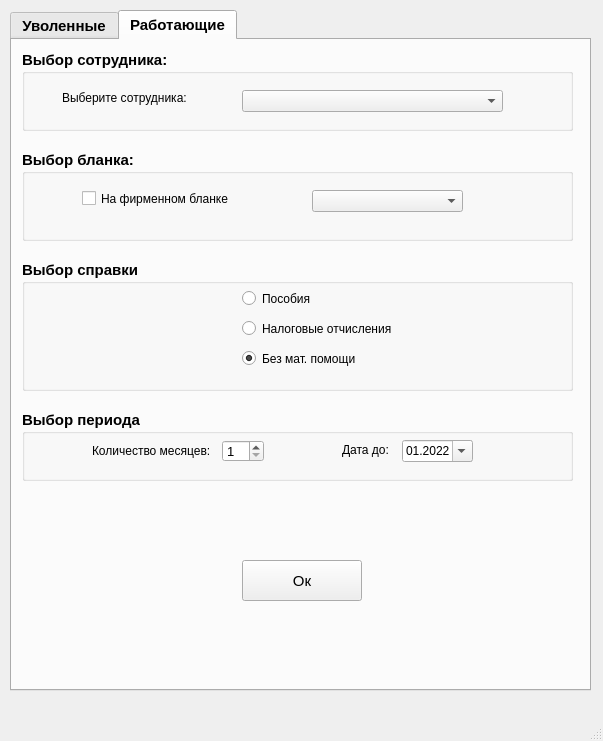
<?xml version="1.0" encoding="UTF-8"?>
<ui version="4.0">
 <class>MainWindow</class>
 <widget class="QMainWindow" name="MainWindow">
  <property name="geometry">
   <rect>
    <x>0</x>
    <y>0</y>
    <width>603</width>
    <height>741</height>
   </rect>
  </property>
  <property name="windowTitle">
   <string>MainWindow</string>
  </property>
  <widget class="QWidget" name="centralwidget">
   <property name="minimumSize">
    <size>
     <width>600</width>
     <height>700</height>
    </size>
   </property>
   <property name="maximumSize">
    <size>
     <width>600</width>
     <height>700</height>
    </size>
   </property>
   <property name="sizeIncrement">
    <size>
     <width>0</width>
     <height>0</height>
    </size>
   </property>
   <property name="baseSize">
    <size>
     <width>0</width>
     <height>0</height>
    </size>
   </property>
   <widget class="QTabWidget" name="tabWidget">
    <property name="geometry">
     <rect>
      <x>10</x>
      <y>10</y>
      <width>581</width>
      <height>681</height>
     </rect>
    </property>
    <property name="font">
     <font>
      <pointsize>11</pointsize>
      <weight>75</weight>
      <bold>true</bold>
     </font>
    </property>
    <property name="currentIndex">
     <number>1</number>
    </property>
    <widget class="QWidget" name="tab">
     <attribute name="title">
      <string>Уволенные</string>
     </attribute>
     <widget class="QGroupBox" name="groupBox_2">
      <property name="geometry">
       <rect>
        <x>10</x>
        <y>10</y>
        <width>551</width>
        <height>81</height>
       </rect>
      </property>
      <property name="title">
       <string>Выбор сотрудника:</string>
      </property>
      <widget class="QComboBox" name="comboBox">
       <property name="geometry">
        <rect>
         <x>220</x>
         <y>40</y>
         <width>261</width>
         <height>22</height>
        </rect>
       </property>
       <property name="font">
        <font>
         <pointsize>9</pointsize>
         <weight>50</weight>
         <bold>false</bold>
        </font>
       </property>
      </widget>
      <widget class="QLabel" name="label">
       <property name="geometry">
        <rect>
         <x>40</x>
         <y>40</y>
         <width>131</width>
         <height>16</height>
        </rect>
       </property>
       <property name="font">
        <font>
         <pointsize>9</pointsize>
         <weight>50</weight>
         <bold>false</bold>
        </font>
       </property>
       <property name="text">
        <string>Выберите сотрудника:</string>
       </property>
      </widget>
     </widget>
     <widget class="QGroupBox" name="groupBox_3">
      <property name="geometry">
       <rect>
        <x>10</x>
        <y>110</y>
        <width>551</width>
        <height>91</height>
       </rect>
      </property>
      <property name="title">
       <string>Выбор бланка:</string>
      </property>
      <widget class="QCheckBox" name="checkBox">
       <property name="geometry">
        <rect>
         <x>60</x>
         <y>40</y>
         <width>151</width>
         <height>17</height>
        </rect>
       </property>
       <property name="font">
        <font>
         <pointsize>9</pointsize>
         <weight>50</weight>
         <bold>false</bold>
        </font>
       </property>
       <property name="text">
        <string>На фирменном бланке</string>
       </property>
      </widget>
      <widget class="QComboBox" name="comboBox_3">
       <property name="geometry">
        <rect>
         <x>290</x>
         <y>40</y>
         <width>151</width>
         <height>22</height>
        </rect>
       </property>
       <property name="font">
        <font>
         <pointsize>9</pointsize>
         <weight>50</weight>
         <bold>false</bold>
        </font>
       </property>
      </widget>
     </widget>
     <widget class="QGroupBox" name="groupBox_5">
      <property name="geometry">
       <rect>
        <x>10</x>
        <y>220</y>
        <width>551</width>
        <height>131</height>
       </rect>
      </property>
      <property name="title">
       <string>Выбор справки</string>
      </property>
      <widget class="QRadioButton" name="radioButton">
       <property name="geometry">
        <rect>
         <x>220</x>
         <y>30</y>
         <width>91</width>
         <height>17</height>
        </rect>
       </property>
       <property name="font">
        <font>
         <pointsize>9</pointsize>
         <weight>50</weight>
         <bold>false</bold>
        </font>
       </property>
       <property name="text">
        <string>Пособия</string>
       </property>
      </widget>
      <widget class="QRadioButton" name="radioButton_2">
       <property name="geometry">
        <rect>
         <x>220</x>
         <y>60</y>
         <width>161</width>
         <height>17</height>
        </rect>
       </property>
       <property name="font">
        <font>
         <pointsize>9</pointsize>
         <weight>50</weight>
         <bold>false</bold>
        </font>
       </property>
       <property name="text">
        <string>Налоговые отчисления</string>
       </property>
      </widget>
      <widget class="QRadioButton" name="radioButton_3">
       <property name="geometry">
        <rect>
         <x>220</x>
         <y>90</y>
         <width>121</width>
         <height>17</height>
        </rect>
       </property>
       <property name="font">
        <font>
         <pointsize>9</pointsize>
         <weight>50</weight>
         <bold>false</bold>
        </font>
       </property>
       <property name="text">
        <string>Без мат. помощи</string>
       </property>
       <property name="checked">
        <bool>true</bool>
       </property>
      </widget>
     </widget>
     <widget class="QGroupBox" name="groupBox_7">
      <property name="geometry">
       <rect>
        <x>10</x>
        <y>370</y>
        <width>551</width>
        <height>71</height>
       </rect>
      </property>
      <property name="title">
       <string>Выбор периода</string>
      </property>
      <widget class="QSpinBox" name="spinBox">
       <property name="geometry">
        <rect>
         <x>200</x>
         <y>30</y>
         <width>42</width>
         <height>22</height>
        </rect>
       </property>
       <property name="font">
        <font>
         <pointsize>10</pointsize>
         <weight>50</weight>
         <bold>false</bold>
        </font>
       </property>
       <property name="minimum">
        <number>1</number>
       </property>
       <property name="maximum">
        <number>12</number>
       </property>
      </widget>
      <widget class="QLabel" name="label_3">
       <property name="geometry">
        <rect>
         <x>70</x>
         <y>30</y>
         <width>131</width>
         <height>21</height>
        </rect>
       </property>
       <property name="font">
        <font>
         <pointsize>9</pointsize>
         <weight>50</weight>
         <bold>false</bold>
        </font>
       </property>
       <property name="text">
        <string>Количество месяцев:</string>
       </property>
      </widget>
     </widget>
     <widget class="QPushButton" name="pushButton">
      <property name="geometry">
       <rect>
        <x>230</x>
        <y>520</y>
        <width>120</width>
        <height>41</height>
       </rect>
      </property>
      <property name="font">
       <font>
        <weight>50</weight>
        <bold>false</bold>
       </font>
      </property>
      <property name="text">
       <string>Ок</string>
      </property>
      <property name="iconSize">
       <size>
        <width>25</width>
        <height>25</height>
       </size>
      </property>
      <property name="checkable">
       <bool>false</bool>
      </property>
     </widget>
     <widget class="QDateEdit" name="dateEdit_4">
      <property name="geometry">
       <rect>
        <x>390</x>
        <y>400</y>
        <width>71</width>
        <height>22</height>
       </rect>
      </property>
      <property name="font">
       <font>
        <pointsize>9</pointsize>
        <weight>50</weight>
        <bold>false</bold>
       </font>
      </property>
      <property name="dateTime">
       <datetime>
        <hour>0</hour>
        <minute>0</minute>
        <second>0</second>
        <year>2022</year>
        <month>1</month>
        <day>1</day>
       </datetime>
      </property>
      <property name="minimumDate">
       <date>
        <year>2015</year>
        <month>1</month>
        <day>1</day>
       </date>
      </property>
      <property name="currentSection">
       <enum>QDateTimeEdit::MonthSection</enum>
      </property>
      <property name="displayFormat">
       <string>MM.yyyy</string>
      </property>
      <property name="calendarPopup">
       <bool>true</bool>
      </property>
     </widget>
     <widget class="QLabel" name="label_6">
      <property name="geometry">
       <rect>
        <x>330</x>
        <y>400</y>
        <width>51</width>
        <height>20</height>
       </rect>
      </property>
      <property name="font">
       <font>
        <pointsize>9</pointsize>
        <weight>50</weight>
        <bold>false</bold>
       </font>
      </property>
      <property name="text">
       <string>Дата до:</string>
      </property>
     </widget>
    </widget>
    <widget class="QWidget" name="tab_2">
     <attribute name="title">
      <string>Работающие</string>
     </attribute>
     <widget class="QGroupBox" name="groupBox">
      <property name="geometry">
       <rect>
        <x>10</x>
        <y>10</y>
        <width>551</width>
        <height>81</height>
       </rect>
      </property>
      <property name="title">
       <string>Выбор сотрудника:</string>
      </property>
     </widget>
     <widget class="QComboBox" name="comboBox_2">
      <property name="geometry">
       <rect>
        <x>230</x>
        <y>50</y>
        <width>261</width>
        <height>22</height>
       </rect>
      </property>
      <property name="font">
       <font>
        <pointsize>9</pointsize>
        <weight>50</weight>
        <bold>false</bold>
       </font>
      </property>
     </widget>
     <widget class="QLabel" name="label_2">
      <property name="geometry">
       <rect>
        <x>50</x>
        <y>50</y>
        <width>131</width>
        <height>16</height>
       </rect>
      </property>
      <property name="font">
       <font>
        <pointsize>9</pointsize>
        <weight>50</weight>
        <bold>false</bold>
       </font>
      </property>
      <property name="text">
       <string>Выберите сотрудника:</string>
      </property>
     </widget>
     <widget class="QGroupBox" name="groupBox_4">
      <property name="geometry">
       <rect>
        <x>10</x>
        <y>110</y>
        <width>551</width>
        <height>91</height>
       </rect>
      </property>
      <property name="title">
       <string>Выбор бланка:</string>
      </property>
      <widget class="QCheckBox" name="checkBox_3">
       <property name="geometry">
        <rect>
         <x>60</x>
         <y>40</y>
         <width>151</width>
         <height>17</height>
        </rect>
       </property>
       <property name="font">
        <font>
         <pointsize>9</pointsize>
         <weight>50</weight>
         <bold>false</bold>
        </font>
       </property>
       <property name="text">
        <string>На фирменном бланке</string>
       </property>
      </widget>
      <widget class="QComboBox" name="comboBox_5">
       <property name="geometry">
        <rect>
         <x>290</x>
         <y>40</y>
         <width>151</width>
         <height>22</height>
        </rect>
       </property>
       <property name="font">
        <font>
         <pointsize>9</pointsize>
         <weight>50</weight>
         <bold>false</bold>
        </font>
       </property>
      </widget>
     </widget>
     <widget class="QGroupBox" name="groupBox_6">
      <property name="geometry">
       <rect>
        <x>10</x>
        <y>220</y>
        <width>551</width>
        <height>131</height>
       </rect>
      </property>
      <property name="title">
       <string>Выбор справки</string>
      </property>
      <widget class="QRadioButton" name="radioButton_4">
       <property name="geometry">
        <rect>
         <x>220</x>
         <y>30</y>
         <width>91</width>
         <height>17</height>
        </rect>
       </property>
       <property name="font">
        <font>
         <pointsize>9</pointsize>
         <weight>50</weight>
         <bold>false</bold>
        </font>
       </property>
       <property name="text">
        <string>Пособия</string>
       </property>
      </widget>
      <widget class="QRadioButton" name="radioButton_5">
       <property name="geometry">
        <rect>
         <x>220</x>
         <y>60</y>
         <width>161</width>
         <height>17</height>
        </rect>
       </property>
       <property name="font">
        <font>
         <pointsize>9</pointsize>
         <weight>50</weight>
         <bold>false</bold>
        </font>
       </property>
       <property name="text">
        <string>Налоговые отчисления</string>
       </property>
      </widget>
      <widget class="QRadioButton" name="radioButton_6">
       <property name="geometry">
        <rect>
         <x>220</x>
         <y>90</y>
         <width>121</width>
         <height>17</height>
        </rect>
       </property>
       <property name="font">
        <font>
         <pointsize>9</pointsize>
         <weight>50</weight>
         <bold>false</bold>
        </font>
       </property>
       <property name="text">
        <string>Без мат. помощи</string>
       </property>
       <property name="checked">
        <bool>true</bool>
       </property>
      </widget>
     </widget>
     <widget class="QGroupBox" name="groupBox_8">
      <property name="geometry">
       <rect>
        <x>10</x>
        <y>370</y>
        <width>551</width>
        <height>71</height>
       </rect>
      </property>
      <property name="title">
       <string>Выбор периода</string>
      </property>
      <widget class="QSpinBox" name="spinBox_2">
       <property name="geometry">
        <rect>
         <x>200</x>
         <y>30</y>
         <width>42</width>
         <height>22</height>
        </rect>
       </property>
       <property name="font">
        <font>
         <pointsize>10</pointsize>
         <weight>50</weight>
         <bold>false</bold>
        </font>
       </property>
       <property name="minimum">
        <number>1</number>
       </property>
       <property name="maximum">
        <number>12</number>
       </property>
      </widget>
      <widget class="QLabel" name="label_4">
       <property name="geometry">
        <rect>
         <x>70</x>
         <y>30</y>
         <width>131</width>
         <height>21</height>
        </rect>
       </property>
       <property name="font">
        <font>
         <pointsize>9</pointsize>
         <weight>50</weight>
         <bold>false</bold>
        </font>
       </property>
       <property name="text">
        <string>Количество месяцев:</string>
       </property>
      </widget>
      <widget class="QDateEdit" name="dateEdit_3">
       <property name="geometry">
        <rect>
         <x>380</x>
         <y>30</y>
         <width>71</width>
         <height>22</height>
        </rect>
       </property>
       <property name="font">
        <font>
         <pointsize>9</pointsize>
         <weight>50</weight>
         <bold>false</bold>
        </font>
       </property>
       <property name="dateTime">
        <datetime>
         <hour>0</hour>
         <minute>0</minute>
         <second>0</second>
         <year>2022</year>
         <month>1</month>
         <day>1</day>
        </datetime>
       </property>
       <property name="minimumDate">
        <date>
         <year>2015</year>
         <month>1</month>
         <day>1</day>
        </date>
       </property>
       <property name="currentSection">
        <enum>QDateTimeEdit::MonthSection</enum>
       </property>
       <property name="displayFormat">
        <string>MM.yyyy</string>
       </property>
       <property name="calendarPopup">
        <bool>true</bool>
       </property>
      </widget>
      <widget class="QLabel" name="label_5">
       <property name="geometry">
        <rect>
         <x>320</x>
         <y>30</y>
         <width>51</width>
         <height>20</height>
        </rect>
       </property>
       <property name="font">
        <font>
         <pointsize>9</pointsize>
         <weight>50</weight>
         <bold>false</bold>
        </font>
       </property>
       <property name="text">
        <string>Дата до:</string>
       </property>
      </widget>
     </widget>
     <widget class="QPushButton" name="pushButton_2">
      <property name="geometry">
       <rect>
        <x>230</x>
        <y>520</y>
        <width>120</width>
        <height>41</height>
       </rect>
      </property>
      <property name="font">
       <font>
        <weight>50</weight>
        <bold>false</bold>
       </font>
      </property>
      <property name="text">
       <string>Ок</string>
      </property>
      <property name="iconSize">
       <size>
        <width>25</width>
        <height>25</height>
       </size>
      </property>
      <property name="checkable">
       <bool>false</bool>
      </property>
     </widget>
    </widget>
   </widget>
  </widget>
  <widget class="QMenuBar" name="menubar">
   <property name="geometry">
    <rect>
     <x>0</x>
     <y>0</y>
     <width>603</width>
     <height>21</height>
    </rect>
   </property>
  </widget>
  <widget class="QStatusBar" name="statusbar"/>
 </widget>
 <resources/>
 <connections/>
</ui>
